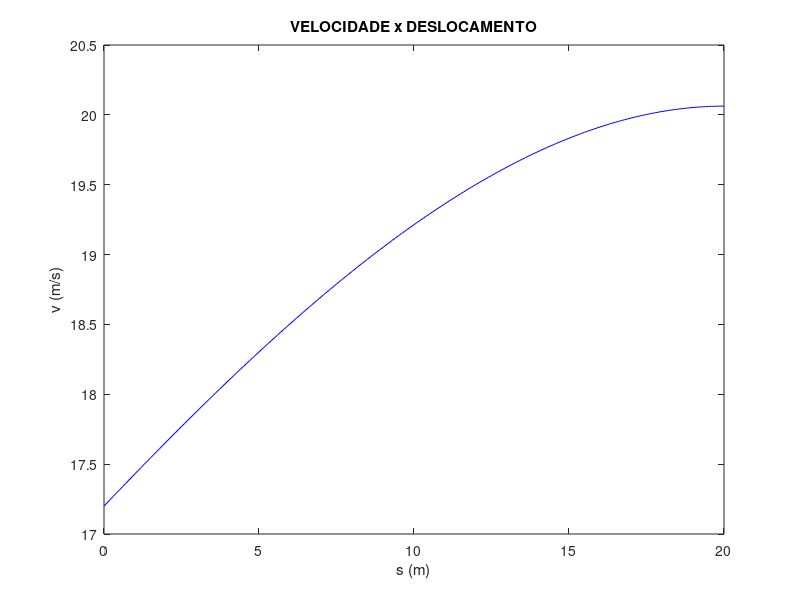
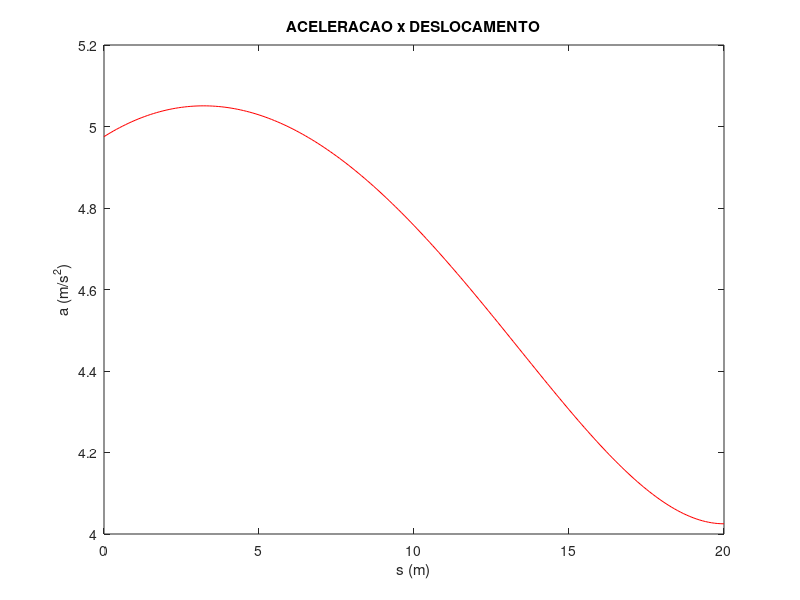

The MATLAB source for these figures, in order:
# movimento.mclose allclear all% Dados do enunciador = 100;s = 0:0.1:20;v0 = (10 + 0.1 .* 72); % 118029(72)% Equacoes do movimentov = sqrt((8 .* s) - ((0.02 ./ 3) .* power(s, 3)) + power(v0, 2));at = 4 - (0.01 .* power(s, 2));an = power(v, 2) ./ r;a = sqrt(power(at, 2) + power(an, 2));% Mostrando os resultados desejadosfprintf('Grandezas para S=20m\n');fprintf('v(20) = %f m/s\n', v(end));fprintf('a(20) = %f m/s^2\n', a(end));% Graficosfigureplot(s, v, 'b');title('VELOCIDADE x DESLOCAMENTO');xlabel('s (m)');ylabel('v (m/s)');figureplot(s, a, 'r');title('ACELERACAO x DESLOCAMENTO');xlabel('s (m)');ylabel('a (m/s^2)');